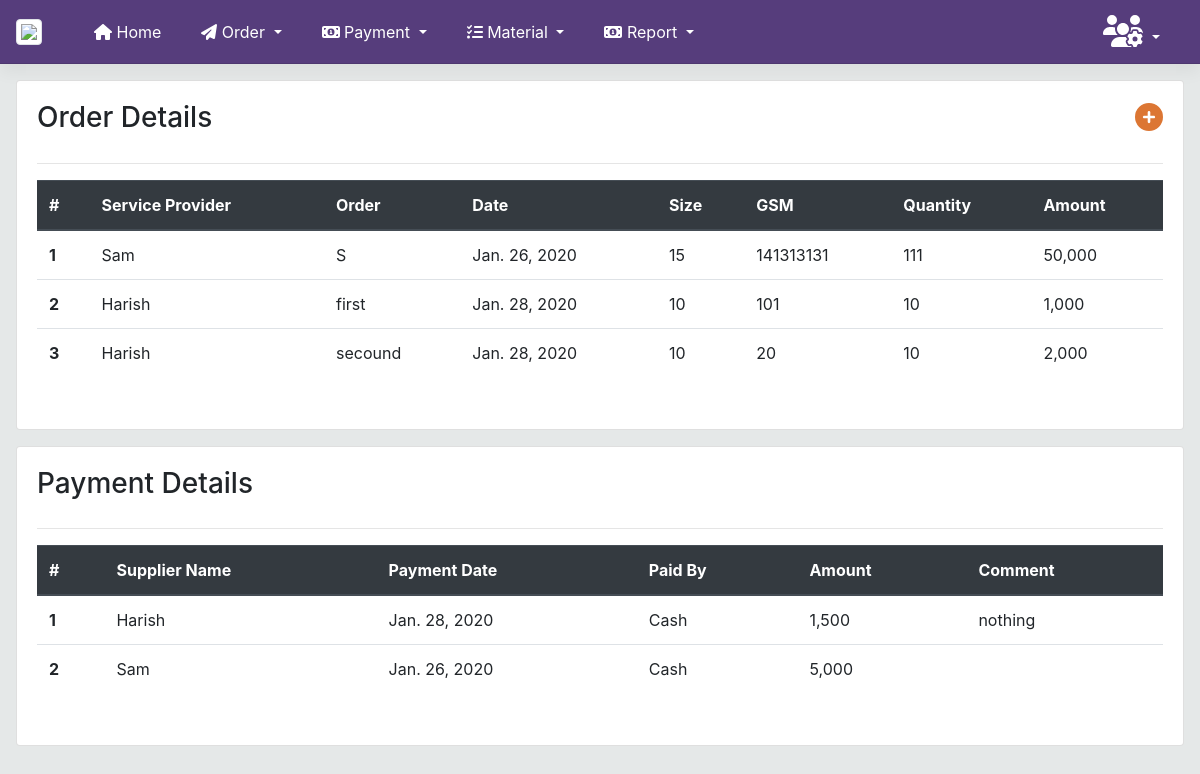
Screenshot of /allMorders/ with the database file from the repository.
### material/models.py (models this page shows, shortened)
class MOrder(models.Model):
    supplierName = models.ForeignKey(Msupplier, on_delete=models.CASCADE)
    OrderName = models.CharField(max_length=30)
    Date = models.DateField(default = datetime.now)
    Size = models.CharField(max_length=30,blank=True)
    gsm = models.IntegerField(blank=True)
    Quantity =models.CharField(max_length=30)
    Amount =models. IntegerField()
    Comment =models.TextField(blank=True)

class Msupplier(models.Model):
    Name = models.CharField(max_length=30)
    Company = models.CharField(max_length=30)
    Mobile = models.CharField(max_length=12)
    Address = models.TextField(blank=True)
    def __str__(self):
        return self.Name

class MPayment(models.Model):
    Msupplier = models.ForeignKey(Msupplier,on_delete=models.CASCADE)
    Date = models.DateField(default = datetime.now)
    paidBy = models.CharField(max_length=10,choices=Paid_CHOICES,default='Cash')
    Amount = models.IntegerField(default=0)
    Comment = models.TextField(blank=True)

### material/views.py (the view)
# urls.py: path('allMorders/', views.allMorders, name="all-Morders"),
def allMorders(request):
    order_table = MOrder.objects.all()
    payment_table = MPayment.objects.all().order_by('-id')
    context = {
        'filter': order_table,
        'filter2': payment_table,
    }
    return render(request, 'AllMorder.html', context)

### templates/AllMorder.html (shortened to what this page needs)
{% extends 'base.html'%}
{% block content %}
{% load humanize %}
{% load widget_tweaks %}
        <div class="card  mx-3 my-3">
            <div class="card-body">
                <div class="row">
                    <div class="col-sm-12">
                        <div class="table table-hover table-responsive">
                            <div class="row">
                                <div class="col">
                                    <h3 class="card-title">Order Details</h3>
                                </div>
                                <div class="col">
                                    <h3 class="float-right"><a href="{% url 'MOrder-place'%}" style="color:#DC7633"><i
                                            class="fas fa-plus-circle"></i></a></h3>
                                </div>
                            </div>
                            <hr>
                            <table class="table">
                                <thead class="thead-dark">
                                <tr>
                                    <th scope="col">#</th>
                                    <th scope="col">Service Provider</th>
                                    <th scope="col">Order</th>
                                    <th scope="col">Date</th>
                                    <th scope="col"> Size</th>
                                    <th scope="col"> GSM</th>
                                    <th scope="col"> Quantity</th>
                                    <th scope="col"> Amount</th>
                                </tr>
                                </thead>
                                <tbody>
                                {% for i in filter %}
                                <tr>
                                    <th scope="row">{{forloop.counter}}</th>
                                    <td>{{i.supplierName}}</td>
                                    <td>{{i.OrderName}}</td>
                                    <td>{{i.Date}}</td>
                                    <td>{{i.Size}}</td>
                                    <td>{{i.gsm}}</td>
                                    <td>{{i.Quantity}}</td>
                                    <td>{{i.Amount|intcomma}}</td>
                                </tr>
                                {% endfor %}
                                </tbody>
                            </table>
                        </div>
                    </div>
                </div>
            </div>
        </div>
        <div class="card  mx-3 my-3">
            <div class="card-body">
                <div class="row">
                    <div class="col-sm-12">
                        <div class="table table-hover table-responsive">
                            <div class="row">
                                <div class="col">
                                    <h3 class="card-title">Payment Details</h3>
                                </div>
                                <div class="col">
                                </div>
                            </div>
                            <hr>
                            <table class="table">
                                <thead class="thead-dark">
                                <tr>
                                    <th scope="col">#</th>
                                    <th scope="col">Supplier Name </th>
                                    <th scope="col">Payment Date</th>
                                    <th scope="col">Paid By</th>
                                    <th scope="col"> Amount</th>
                                    <th scope="col"> Comment</th>
                                </tr>
                                </thead>
                                <tbody>
                                {% for i in filter2 %}
                                <tr>
                                    <th scope="row">{{forloop.counter}}</th>
                                    <td>{{i.Msupplier}}</td>
                                    <td>{{i.Date}}</td>
                                    <td>{{i.paidBy}}</td>
                                    <td>{{i.Amount|intcomma}}</td>
                                    <td>{{i.Comment}}</td>
                                </tr>
                                {% endfor %}
                                </tbody>
                            </table>
                        </div>
                    </div>
                </div>
            </div>
        </div>
{% endblock %}

### rows the page displays
MOrder: supplierName "Sam", OrderName "S", Date "Jan. 26, 2020", Size "15", gsm "141313131", Quantity "111", Amount "50,000"
MOrder: supplierName "Harish", OrderName "first", Date "Jan. 28, 2020", Size "10", gsm "101", Quantity "10", Amount "1,000"
MOrder: supplierName "Harish", OrderName "secound", Date "Jan. 28, 2020", Size "10", gsm "20", Quantity "10", Amount "2,000"
MPayment: Msupplier "Harish", Date "Jan. 28, 2020", paidBy "Cash", Amount "1,500", Comment "nothing"
MPayment: Msupplier "Sam", Date "Jan. 26, 2020", paidBy "Cash", Amount "5,000"
